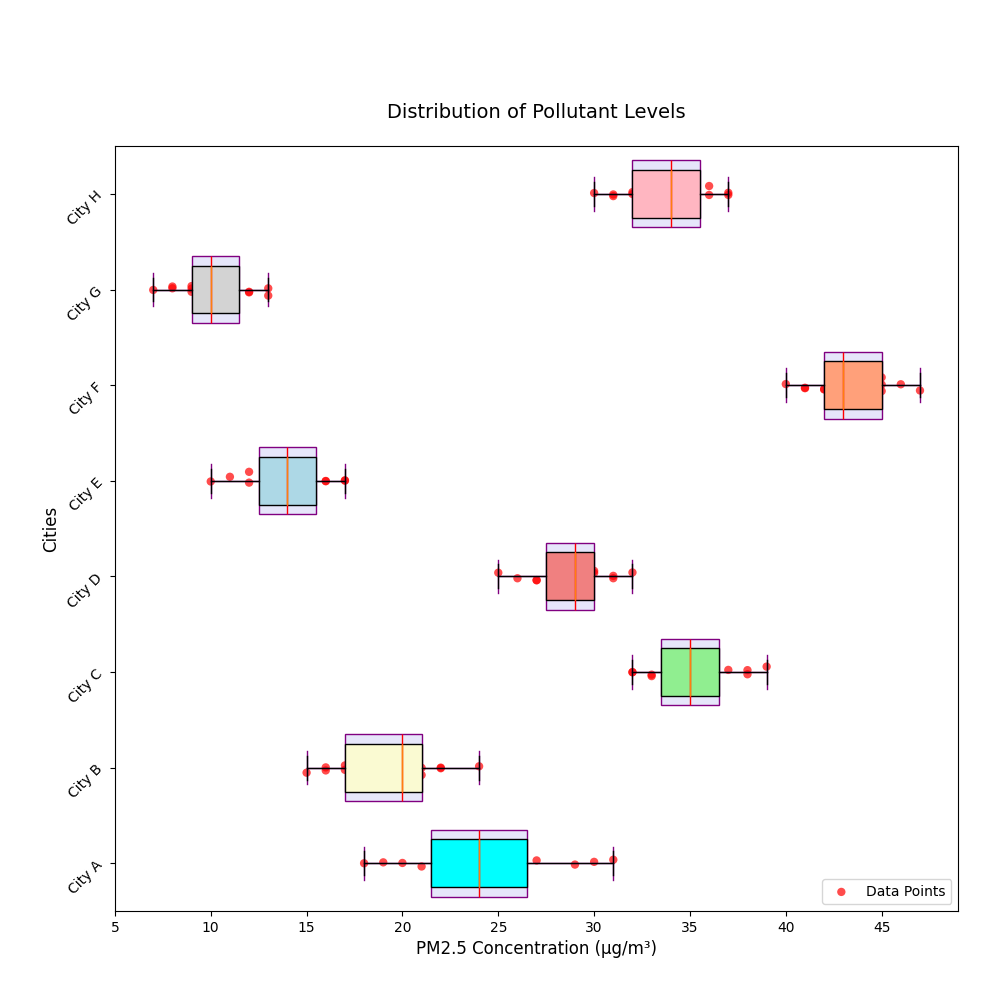

The Python source for this figure:
import matplotlib.pyplot as plt
import numpy as np

pollutants_data = {
    "City A": [22, 24, 21, 23, 25, 26, 29, 31, 30, 20, 22, 19, 18, 24, 27],
    "City B": [17, 18, 16, 20, 19, 15, 17, 16, 21, 22, 20, 21, 20, 22, 24],
    "City C": [34, 35, 33, 32, 34, 36, 39, 37, 38, 36, 35, 38, 32, 34, 33],
    "City D": [27, 28, 29, 30, 32, 31, 28, 29, 30, 27, 26, 25, 28, 29, 31],
    "City E": [14, 15, 13, 12, 16, 17, 13, 14, 12, 11, 10, 14, 15, 16, 17],
    "City F": [42, 40, 43, 41, 44, 45, 43, 46, 44, 45, 47, 41, 42, 45, 43],
    "City G": [10, 9, 11, 8, 12, 13, 9, 10, 9, 7, 8, 11, 10, 12, 13],
    "City H": [30, 32, 31, 33, 35, 34, 36, 37, 34, 33, 32, 31, 36, 35, 37]
}

data = [pollutants_data[city] for city in pollutants_data]
cities = list(pollutants_data.keys())

fig, ax = plt.subplots(figsize=(10, 10))
fig.suptitle('Pollutant Level Monitoring Across Major Cities (Last 6 Months)', fontsize=16, weight='bold', y=1.02)

ax.boxplot(data, patch_artist=True, notch=False, vert=False, widths=0.7,
           boxprops=dict(facecolor='lavender', color='purple'),
           whiskerprops=dict(color='purple'), capprops=dict(color='purple'),
           medianprops=dict(color='red', linewidth=1))

colors = ['cyan', 'lightgoldenrodyellow', 'lightgreen', 'lightcoral', 'lightblue', 'lightsalmon', 'lightgray', 'lightpink']

for patch, color in zip(ax.boxplot(data, patch_artist=True, vert=False)['boxes'], colors):
    patch.set_facecolor(color)

for i, city_data in enumerate(data, start=1):
    y_values = np.full(len(city_data), i) + np.random.normal(0, 0.04, size=len(city_data))
    ax.scatter(city_data, y_values, alpha=0.7, color='red', edgecolor='none', label='Data Points' if i == 1 else "")

ax.set_title('Distribution of Pollutant Levels', fontsize=14, pad=20)
ax.set_ylabel('Cities', fontsize=12)
ax.set_xlabel('PM2.5 Concentration (µg/m³)', fontsize=12)
ax.set_yticks(np.arange(1, len(cities) + 1))
ax.set_yticklabels(cities, rotation=45)
ax.grid(False)
ax.legend(loc='lower right')

plt.tight_layout(pad=3.0)
plt.show()
